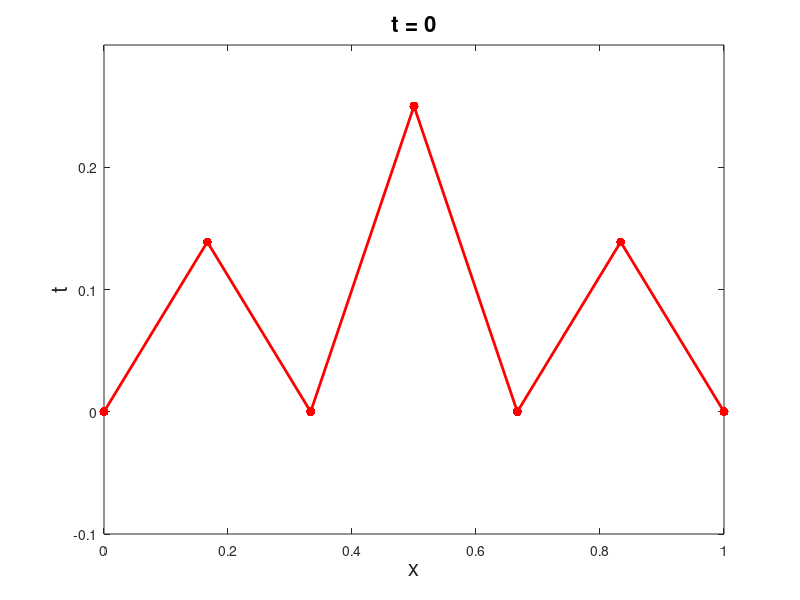
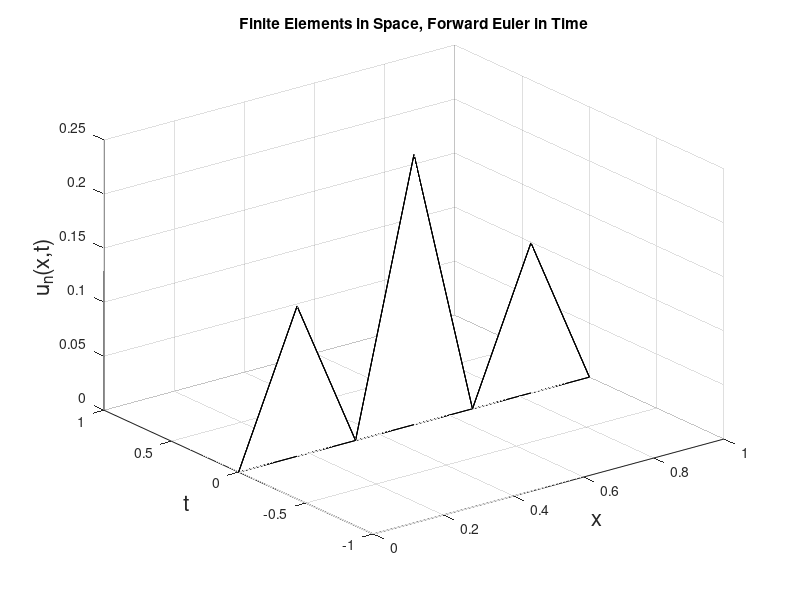

These figures' MATLAB source, in order: (Note: this script raises an error after producing the figures.)
% Demo of solving the heat equation u_t = u_xx + 1
% with u(0,t) = u(1,t) = 0, with u(x,0) = u0(x)
% using the finite element method in space, 
% and the Forward Euler method in time.

 n  = input('Enter n: ');
 dt = input('Enter dt (<=.01): ');
 h = 1/(n+1);
 x = h*[1:n]';

% build mass and stiffness matrices
 M=sparse(n,n);
 M=M+sparse(1:n-1,2:n,h/6,n,n);
 M=M+M.';
 M=M+sparse(1:n,1:n,2*h/3,n,n);
 
 K=sparse(n,n);
 K=K+sparse(1:n-1,2:n,-1/h,n,n);
 K=K+K.';
 K=K+sparse(1:n,1:n,2/h,n,n);

% initial condition
 u0 = (x-x.^2).*sin(3*pi*x).^2;

% load vector, f(t)_k = (f(x,t),phi_k(x))
 f = h*ones(size(x));

% initial value of coefficients in u_n(x,t) = sum alf_k(t) phi_k(x)
 alf0 = u0;
 alf_fe = alf0;                  % Forward Euler solution

 tvec = 0:dt:.01;
 
 U = zeros(length(tvec),length(x)+2);
 Ufe = zeros(length(tvec),length(x)+2);

 for m=1:length(tvec)
    figure(1), clf
    t = tvec(m);
% compute Forward Euler solution in time after the initial time t=0
    if m>1
       alf_fe = alf_fe + dt*(M\(-K*alf_fe+f));
    end
    Ufe(m,:) = [0 alf_fe' 0];
    plot([0;x;1], [0;alf_fe;0],'r.-','linewidth',2,'markersize',20);
    xlabel('x','fontsize',16)
    ylabel('t','fontsize',16)
    title(sprintf('t = %g',t),'fontsize',16)
    axis([0 1 -.1 .3])
    drawnow
    if m==1, input('hit return to start\n'), else, pause(0.02), end
 end
 figure(2), clf
 plt= waterfall([0;x;1],tvec,Ufe);
 set(plt,'edgecolor','k')       % make the lines black
 xlabel('x','fontsize',16)
 ylabel('t','fontsize',16)
 zlabel('u_n(x,t)','fontsize',16)
 title('Finite Elements in Space, Forward Euler in Time')
 ylim([min(tvec) max(tvec)])
